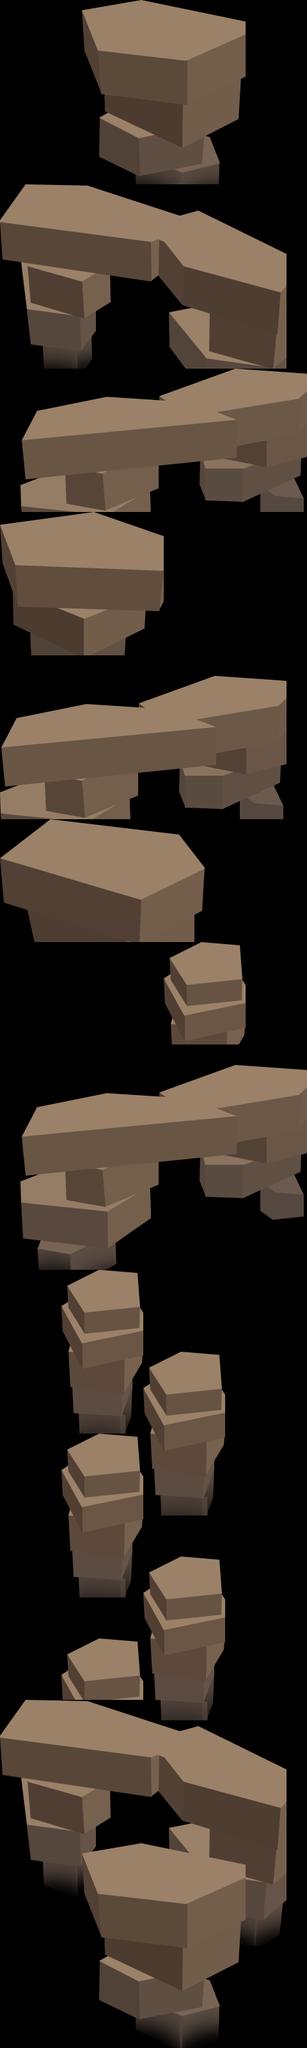

Tiled map render using the project's own tile images. Description and the map definition, with tile-layer contents summarised, below:
An orthogonal 15x100 tile map with 32x32 px tiles, 6 tile layers (land1, land7, land0, land4, ...), 8 tilesets and 25 objects (24x monster, BirthPoint).

<map version="1.0" orientation="orthogonal" width="15" height="100" tilewidth="32" tileheight="32">
 <tileset firstgid="1" name="rock0" tilewidth="32" tileheight="32">
  <image source="rock0.png" width="144" height="274" />
 </tileset>
 <tileset firstgid="33" name="rock1" tilewidth="32" tileheight="32">
  <image source="rock1.png" width="479" height="392" />
 </tileset>
 <tileset firstgid="201" name="rock2" tilewidth="32" tileheight="32">
  <image source="rock2.png" width="159" height="287" />
 </tileset>
 <tileset firstgid="233" name="rock3" tilewidth="32" tileheight="32">
  <image source="rock3.png" width="321" height="395" />
 </tileset>
 <tileset firstgid="353" name="rock4" tilewidth="32" tileheight="32">
  <image source="rock4.png" width="476" height="350" />
 </tileset>
 <tileset firstgid="493" name="rock5" tilewidth="32" tileheight="32">
  <image source="rock5.png" width="334" height="543" />
 </tileset>
 <tileset firstgid="653" name="rock6" tilewidth="32" tileheight="32">
  <image source="rock6.png" width="277" height="318" />
 </tileset>
 <tileset firstgid="725" name="rock7" tilewidth="32" tileheight="32">
  <image source="rock7.png" width="287" height="328" />
 </tileset>
 <layer name="land1" width="15" height="100">
  <data>[1500 cells, 294 non-empty, 168 distinct tile ids]</data>
 </layer>
 <layer name="land7" width="15" height="100">
  <data>[1500 cells, 154 non-empty, 80 distinct tile ids]</data>
 </layer>
 <layer name="land0" width="15" height="100">
  <data>[1500 cells, 160 non-empty, 32 distinct tile ids]</data>
 </layer>
 <layer name="land4" width="15" height="100">
  <data>[1500 cells, 336 non-empty, 140 distinct tile ids]</data>
 </layer>
 <layer name="land3" width="15" height="100">
  <data>[1500 cells, 60 non-empty, 60 distinct tile ids]</data>
 </layer>
 <layer name="land6" width="15" height="100">
  <data>[1500 cells, 56 non-empty, 56 distinct tile ids]</data>
 </layer>
 <objectgroup name="objects" width="15" height="100">
  <object name="others" type="BirthPoint" x="232" y="2905" width="54" height="26" />
  <object name="enemy" type="monster" x="368" y="2734" width="44" height="31">
   <properties>
    <property name="enemyID" value="0" />
   </properties>
  </object>
  <object name="enemy" type="monster" x="242" y="2686" width="53" height="38">
   <properties>
    <property name="enemyID" value="1" />
   </properties>
  </object>
  <object name="enemy" type="monster" x="98" y="2661" width="42" height="29">
   <properties>
    <property name="enemyID" value="2" />
   </properties>
  </object>
  <object name="enemy" type="monster" x="144" y="2559" width="38" height="21">
   <properties>
    <property name="enemyID" value="3" />
   </properties>
  </object>
  <object name="enemy" type="monster" x="267" y="2426" width="49" height="30">
   <properties>
    <property name="enemyID" value="4" />
   </properties>
  </object>
  <object name="enemy" type="monster" x="133" y="2226" width="48" height="32">
   <properties>
    <property name="enemyID" value="5" />
   </properties>
  </object>
  <object name="enemy" type="monster" x="268" y="2099" width="49" height="35">
   <properties>
    <property name="enemyID" value="6" />
   </properties>
  </object>
  <object name="enemy" type="monster" x="141" y="1977" width="40" height="27">
   <properties>
    <property name="enemyID" value="7" />
   </properties>
  </object>
  <object name="enemy" type="monster" x="115" y="1695" width="45" height="32">
   <properties>
    <property name="enemyID" value="8" />
   </properties>
  </object>
  <object name="enemy" type="monster" x="247" y="1680" width="51" height="41">
   <properties>
    <property name="enemyID" value="9" />
   </properties>
  </object>
  <object name="enemy" type="monster" x="380" y="1654" width="43" height="32">
   <properties>
    <property name="enemyID" value="10" />
   </properties>
  </object>
  <object name="enemy" type="monster" x="302" y="1455" width="41" height="39">
   <properties>
    <property name="enemyID" value="11" />
   </properties>
  </object>
  <object name="enemy" type="monster" x="128" y="1272" width="53" height="44">
   <properties>
    <property name="enemyID" value="12" />
   </properties>
  </object>
  <object name="enemy" type="monster" x="66" y="1097" width="45" height="29">
   <properties>
    <property name="enemyID" value="13" />
   </properties>
  </object>
  <object name="enemy" type="monster" x="197" y="1085" width="41" height="33">
   <properties>
    <property name="enemyID" value="14" />
   </properties>
  </object>
  <object name="enemy" type="monster" x="331" y="1047" width="48" height="35">
   <properties>
    <property name="enemyID" value="15" />
   </properties>
  </object>
  <object name="enemy" type="monster" x="88" y="790" width="62" height="41">
   <properties>
    <property name="enemyID" value="16" />
   </properties>
  </object>
  <object name="enemy" type="monster" x="93" y="614" width="53" height="31">
   <properties>
    <property name="enemyID" value="17" />
   </properties>
  </object>
  <object name="enemy" type="monster" x="235" y="596" width="52" height="38">
   <properties>
    <property name="enemyID" value="18" />
   </properties>
  </object>
  <object name="enemy" type="monster" x="342" y="559" width="56" height="40">
   <properties>
    <property name="enemyID" value="19" />
   </properties>
  </object>
  <object name="enemy" type="monster" x="369" y="335" width="42" height="44">
   <properties>
    <property name="enemyID" value="20" />
   </properties>
  </object>
  <object name="enemy" type="monster" x="243" y="303" width="52" height="34">
   <properties>
    <property name="enemyID" value="21" />
   </properties>
  </object>
  <object name="enemy" type="monster" x="95" y="266" width="38" height="43">
   <properties>
    <property name="enemyID" value="22" />
   </properties>
  </object>
  <object name="enemy" type="monster" x="224" y="14" width="68" height="38">
   <properties>
    <property name="enemyID" value="23" />
   </properties>
  </object>
 </objectgroup>
</map>